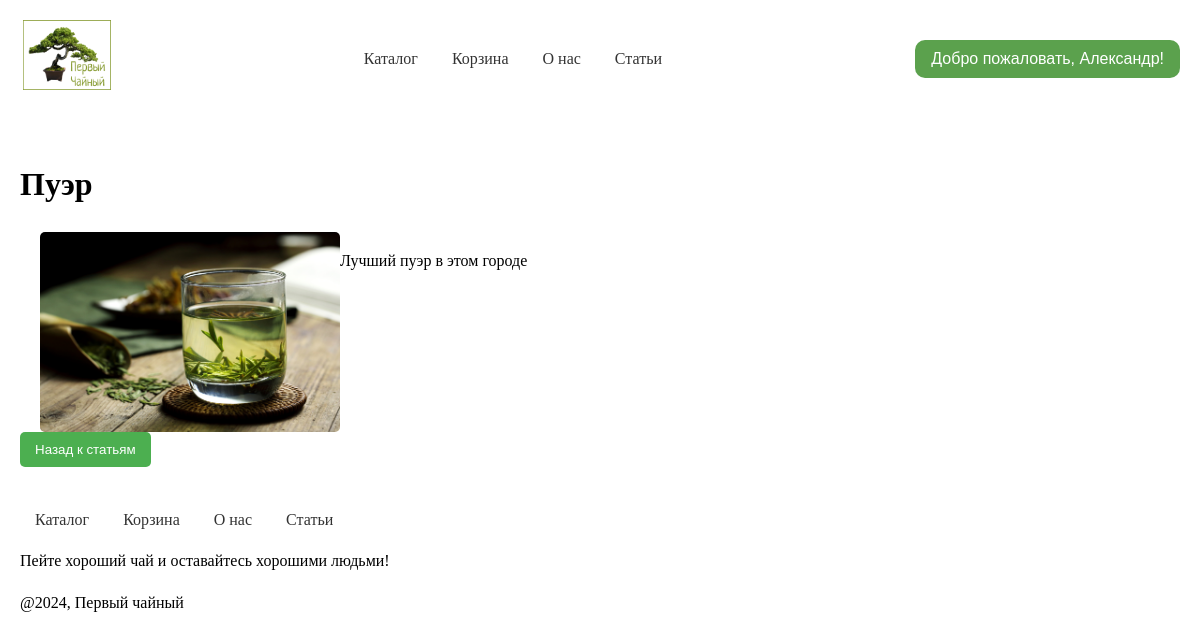
Page /states/1 (signed in) on the committed database.
### models/user.py (models this page shows, shortened)
class User(db.Model, UserMixin):
    __tablename__ = "users"
    id = db.Column(db.Integer, primary_key=True)
    username = db.Column(db.String(64))
    first_name = db.Column(db.String(30))
    email = db.Column(db.String(120))
    password_hash = db.Column(db.String(128))
    carts = relationship('Cart', backref='user', lazy=True)

### models/states.py (models this page shows, shortened)
class State(db.Model):
    __tablename__ = "states"
    id = db.Column(Integer, primary_key=True)
    title = db.Column(String, nullable=False)
    content = db.Column(String, nullable=False)
    image_url = db.Column(String, nullable=True)

### routers/states.py (the view)
@states_bp.route("/states/<int:state_id>")
def read_state(state_id):
    state = State.query.get(state_id)
    if state is None:
        return jsonify({"message": "Статья не найдена"}), 404
    return render_template('states/state_detail.html', state=state)

### routers/user.py (called while the page is built)
@login_manager.user_loader
def load_user(user_id):
    return User.query.get(int(user_id))

### templates/states/state_detail.html (shortened to what this page needs)
{% extends "catalog/base.html" %}
{% block content %}
        <h1>{{ state.title }}</h1>
<div class="article-container">
        <img src="../static/images/{{ state.image_url }}.jpg" alt="{{ state.title }}" class="article-image">
        <div class="article-content">
            <p>{{ state.content }}</p>
        </div>
</div>
    <a href="/states"><button type="submit" class="btncart">Назад к статьям</button></a>
{% endblock %}

### templates/catalog/base.html (shortened to what this page needs)
<!DOCTYPE html>
<html lang="ru">
<head>
</head>
<body>
    <header>
        <a href="/"><img src="/static/images/logo.png" alt="Логотип" class="logo"></a>
        <nav>
            <a href="/showcase">Каталог</a>
            <a href="/cart_view">Корзина</a>
            <a href="/about">О нас</a>
            <a href="/states">Статьи</a>
        </nav>
        <div class="dropdown">
        {% if not current_user.is_authenticated %}
        <button class="dropbtn">Личный кабинет</button>
        <div class="dropdown-content">
            <a href='/login'>Войти</a>
            <a href='/register'>Зарегистрироваться</a>
        </div>
        {% else %}
        <button class="dropbtn">Добро пожаловать, {{ current_user.first_name }}!</button>
        {% endif %}
        </div>
    </header>
    <main>
        {% block content %}<h1>Рады приветствовать Вас в нашем чайном магазине</h1> {% endblock %}
    </main>
    <footer>
            <a href="/showcase/">Каталог</a>
            <a href="/cart_view/">Корзина</a>
            <a href="/about">О нас</a>
            <a href="/states">Статьи</a>
            <p>Пейте хороший чай и оставайтесь хорошими людьми!</p>
            <p>@2024, Первый чайный</p>
    </footer>
</body>
</html>

### templates/catalog/base.html (style rules this page uses)
body { font-family: Montserrat; line-height: 1.6; margin: 0; padding: 0; }
header { display: flex; align-items: center; justify-content: space-between; padding: 20px; max-width: 1200px; margin: auto; }
header, nav, main, footer { padding: 20px; margin: auto; max-width: 1200px; }
nav a { text-decoration: none; color: #333; padding: 10px 15px; }
footer a { text-decoration: none; color: #333; padding: 10px 15px; }
.logo { max-height: 70px; margin-right: auto; }
nav { margin-left: auto; }
.btncart { background-color: #4CAF50; color: white; padding: 10px 15px; border: none; border-radius: 5px; cursor: pointer; }
.dropdown { position: relative; display: inline-block; }
.dropbtn { background-color: #5BA14D; color: white; padding: 10px 16px; font-size: 16px; border: none; cursor: pointer; border-radius: 10px; }
.article-image { max-width: 100%; height: auto; border-radius: 5px; }
.article-container { display: flex; align-items: flex-start; }
.article-image { max-width: 300px; height: auto; margin-left: 20px; border-radius: 5px; }

### rows in the picture
User: first_name "Александр"
State: title "Пуэр", content "Лучший пуэр в этом городе"
